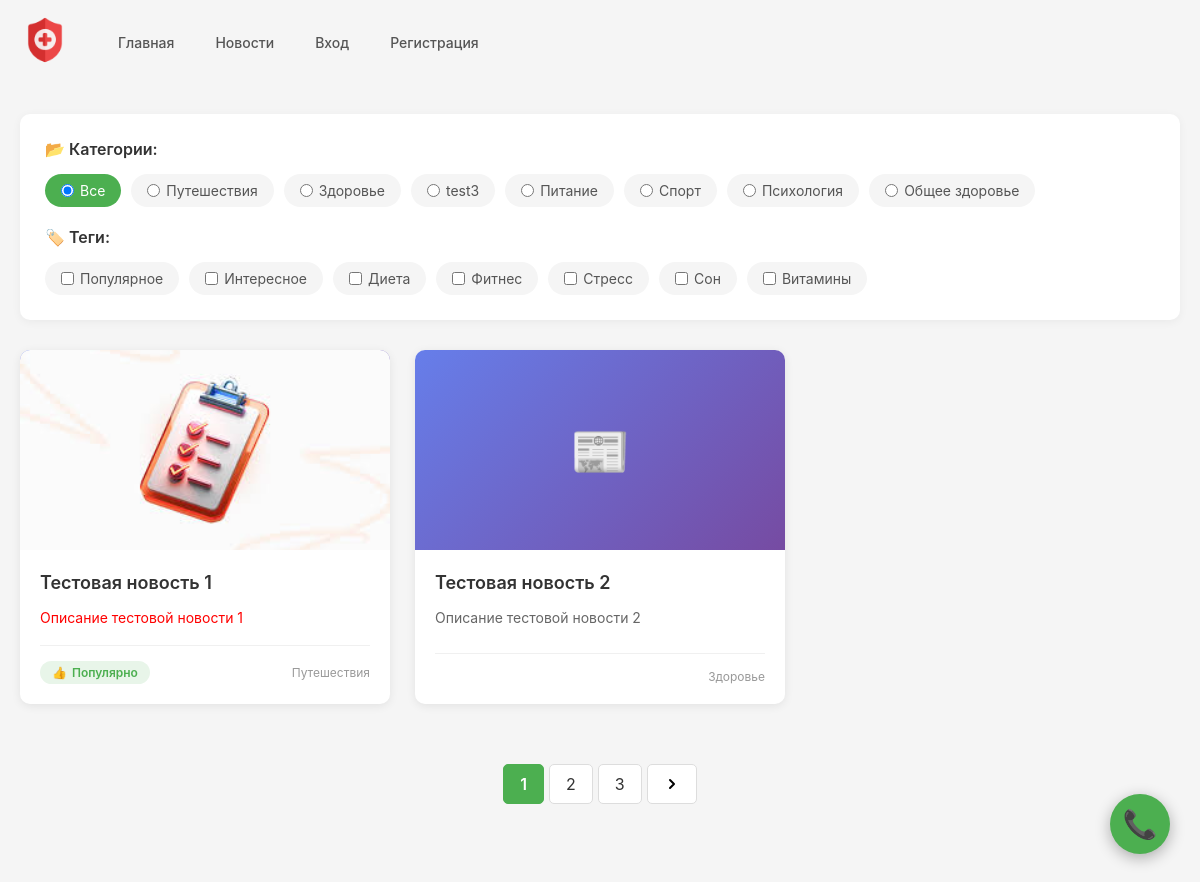
Page /news/ on the committed database.
### main/models.py (models this page shows, shortened)
class Category(models.Model):
    name = models.CharField(verbose_name="Название", max_length=127)
    slug = models.CharField(verbose_name="Слаг", max_length=127)
    class Meta:
        verbose_name = "Категория"
        verbose_name_plural = "Категории"

class Tags(models.Model):
    name = models.CharField(verbose_name="Название", max_length=127)
    slug = models.CharField(verbose_name="Слаг", max_length=127)
    class Meta:
        verbose_name = "Тэг"
        verbose_name_plural = "Тэги"

class News(models.Model):
    class Status(models.TextChoices):
        DRAFT = 'draft', 'Черновик'
        PUBLISHED = 'published', 'Опубликовано'
    updated_at = models.DateTimeField(auto_now=True)
    image = models.FileField(verbose_name="Фотография", upload_to='uploads/news/', null=True, blank=True)
    name = models.CharField(verbose_name="Название", max_length=127)
    slug = models.CharField(verbose_name="Слаг", max_length=127)
    description = models.TextField(verbose_name="Название")
    category = models.ForeignKey(Category, verbose_name="Категория", on_delete=models.CASCADE, null=True, blank=True)
    status = models.CharField(
        max_length=127,
        choices=Status.choices,
        default=Status.DRAFT,
        verbose_name="Статус"
    )
    tags = models.ManyToManyField(Tags, verbose_name="Тэги", related_name='news', blank=True)
    objects = models.Manager()
    published = PublishedManager()
    class Meta:
        verbose_name = "Новость"
        verbose_name_plural = "Новости"

### main/views.py (the view)
# urls.py: path('news/', NewsListView.as_view(), name='news'),
class NewsListView(DataMixin, ListView):
    model = News
    template_name = "news.html"
    context_object_name = 'news'
    title_page = 'Новости'
    def get_queryset(self):
        queryset = News.published.all().prefetch_related('tags').select_related('poll').annotate(
            is_good=Case(
                When(poll__likes__gt=F('poll__dislikes'), then=Value(True)),
                default=Value(False),
                output_field=BooleanField()
            )
        ).annotate(
            tags_count=Count('tags')
        ).annotate(
            description_len=Length('description')
        )
        filter_tags = self.request.GET.getlist('tags')
        filter_category = self.request.GET.get('category')
        if filter_tags and filter_category:
            queryset = queryset.filter(Q(category__slug=filter_category) & Q(tags__slug__in=filter_tags))
        elif filter_tags:
            queryset = queryset.filter(tags__slug__in=filter_tags)
        elif filter_category:
            queryset = queryset.filter(category__slug=filter_category)
        return queryset.annotate(total=Count('id')).distinct()
    def get_context_data(self, **kwargs):
        context = super().get_context_data(**kwargs)
        filter_tags = self.request.GET.getlist('tags')
        filter_category = self.request.GET.get('category')
        query_params = []
        if filter_category:
            query_params.append(f"&category={filter_category}")
        for tag in filter_tags:
            query_params.append(f"&tags={tag}")
        query_string = ''.join(query_params)
        return self.get_mixin_context(
            context,
            tags=Tags.objects.all(),
            categories=Category.objects.all(),
            filter_tags=filter_tags,
            filter_category=filter_category,
            query_string=query_string
        )

### main/models.py (called while the page is built)
    def get_queryset(self):
        return super().get_queryset().filter(status=News.Status.PUBLISHED)

### shared/utils.py (called while the page is built)
    def get_mixin_context(self, context, **kwargs):
        if 'menu' not in context and 'menu' not in self.extra_context:
            menu = [
                {'title': 'Главная', 'url_name': 'homepage'},
                {'title': 'Новости', 'url_name': 'news'},
            ]
            context['menu'] = menu
        if self.title_page:
            context['title'] = self.title_page
        context.update(self.extra_context)
        context.update(kwargs)
        return context

### main/templates/news.html (shortened to what this page needs)
{% extends "base.html" %}
{% load static %}
{% block styles %}
<link rel="stylesheet" href="{% static 'css/news.css' %}" />
{% endblock styles %}
{% block content %}
<div class="news-page">
    <section class="filters-section">
        <form action="" id="filter_form" method="get">
            <h3>📂 Категории:</h3>
            <div class="category_wrapper">
                <label>
                    <input type="radio" name="category" value="" class="radio_inputs" {% if not filter_category %}checked{% endif %}>
                    Все
                </label>
                {% for category in categories %}
                <label>
                    <input type="radio" name="category" class="radio_inputs" value="{{ category.slug }}" {% if filter_category == category.slug %}checked{% endif %}>
                    {{ category.name }}
                </label>
                {% endfor %}
            </div>
            <h3>🏷️ Теги:</h3>
            <div class="tag_wrapper">
                {% for tag in tags %}
                <label>
                    <input type="checkbox" name="tags" class="checkbox_inputs" value="{{ tag.slug }}" {% if tag.slug in filter_tags %}checked{% endif %}>
                    {{ tag.name }}
                </label>
                {% endfor %}
            </div>
        </form>
    </section>
    {% if news %}
    <div class="news-grid">
        {% for news_item in news %}
        <a href="{% url 'news_detail' news_item.slug %}" class="news-card">
            <div class="news-card-image">
                {% if news_item.image %}
                    <img src="{{ news_item.image.url }}" alt="{{ news_item.name }}" style="width: 100%; height: 100%; object-fit: cover;">
                {% else %}
                    📰
                {% endif %}
            </div>
            <div class="news-card-content">
                <h2 class="news-card-title">{{ news_item.name }}</h2>
                <div class="news-card-description">
                    {{ news_item.description|safe|truncatewords:20 }}
                </div>
                <div class="news-card-footer">
                    {% if news_item.is_good %}
                    <span class="news-card-badge">Популярно</span>
                    {% else %}
                    <span></span>
                    {% endif %}
                    {% if news_item.category %}
                    <span class="news-card-meta">{{ news_item.category.name }}</span>
                    {% endif %}
                </div>
            </div>
        </a>
        {% endfor %}
    </div>
    {% else %}
    <div class="news-empty">
        <div class="news-empty-icon">📭</div>
        <h3>Новостей не найдено</h3>
        <p>Попробуйте изменить фильтры или вернуться позже</p>
    </div>
    {% endif %}
    {% include 'pagination.html' %}
</div>
{% endblock content %}

### shared/static/shared.css (style rules this page uses)
* { margin: 0; padding: 0; box-sizing: border-box; }
body { font-family: -apple-system, BlinkMacSystemFont, 'Segoe UI', Roboto, 'Helvetica Neue', Arial, sans-serif; background: #f5f5f5; color: #333; }

### shared/static/css/news.css (style rules this page uses)
.news-page { max-width: 1200px; margin: 0 auto; padding: 30px 20px; }
.filters-section { background: white; border-radius: 10px; padding: 25px; margin-bottom: 30px; box-shadow: 0 2px 10px rgba(0, 0, 0, 0.05); }
.filters-section h3 { margin: 0 0 15px 0; color: #333; font-size: 16px; font-weight: 600; }
.category_wrapper, .tag_wrapper { display: flex; flex-wrap: wrap; gap: 10px; margin-bottom: 20px; }
.category_wrapper:last-child, .tag_wrapper:last-child { margin-bottom: 0; }
.filters-section label { display: inline-flex; align-items: center; padding: 8px 16px; background: #f5f5f5; border-radius: 20px; cursor: pointer; transition: all 0.2s; font-size: 14px; color: #555; user-select: none; }
.filters-section input[type="radio"]:checked + label, .filters-section label:has(input[type="radio"]:checked), .filters-section label:has(input[type="checkbox"]:checked) { background: #4CAF50; color: white; }
.filters-section input[type="radio"], .filters-section input[type="checkbox"] { margin-right: 6px; }
.news-grid { display: grid; grid-template-columns: repeat(auto-fill, minmax(350px, 1fr)); gap: 25px; margin-bottom: 40px; }
.news-card { background: white; border-radius: 10px; overflow: hidden; box-shadow: 0 2px 10px rgba(0, 0, 0, 0.08); transition: all 0.3s ease; text-decoration: none; color: inherit; display: flex; flex-direction: column; height: 100%; }
.news-card-image { width: 100%; height: 200px; background: linear-gradient(135deg, #667eea 0%, #764ba2 100%); display: flex; align-items: center; justify-content: center; color: white; font-size: 48px; }
.news-card-content { padding: 20px; flex: 1; display: flex; flex-direction: column; }
.news-card-title { font-size: 18px; font-weight: 600; color: #333; margin: 0 0 12px 0; line-height: 1.4; }
.news-card-description { font-size: 14px; color: #666; line-height: 1.6; margin-bottom: 15px; flex: 1; }
.news-card-footer { display: flex; justify-content: space-between; align-items: center; padding-top: 15px; border-top: 1px solid #f0f0f0; }
.news-card-badge { display: inline-flex; align-items: center; padding: 4px 12px; background: #e8f5e9; color: #4CAF50; border-radius: 15px; font-size: 12px; font-weight: 600; }
.news-card-badge::before { content: "👍"; margin-right: 5px; }
.news-card-meta { font-size: 12px; color: #999; }
.news-card { animation: fadeInUp 0.4s ease-out; }
.news-card:nth-child(1) { animation-delay: 0.05s; }
.news-card:nth-child(2) { animation-delay: 0.1s; }

### rows in the picture
Category: slug "☐ Путешествия", name "Путешествия"
Category: slug "☐ Здоровье", name "Здоровье"
Category: slug "☐ test3", name "test3"
Category: slug "☐ Питание", name "Питание"
Category: slug "☐ Спорт", name "Спорт"
Category: slug "☐ Психология", name "Психология"
Category: slug "☐ Общее здоровье", name "Общее здоровье"
Tags: name "Популярное"
Tags: name "Интересное"
Tags: name "Диета"
Tags: name "Фитнес"
Tags: name "Стресс"
Tags: name "Сон"
Tags: name "Витамины"
News: image (picture), name "Тестовая новость 1", description "Описание тестовой новости 1", shows "Популярно", category.name "Путешествия"
News: name "Тестовая новость 2", description "Описание тестовой новости 2", category.name "Здоровье"

### other values in the picture
{{ item.title }} "Главная" "Новости"
{{ p }} "1"
{{ p }} "2" "3"
